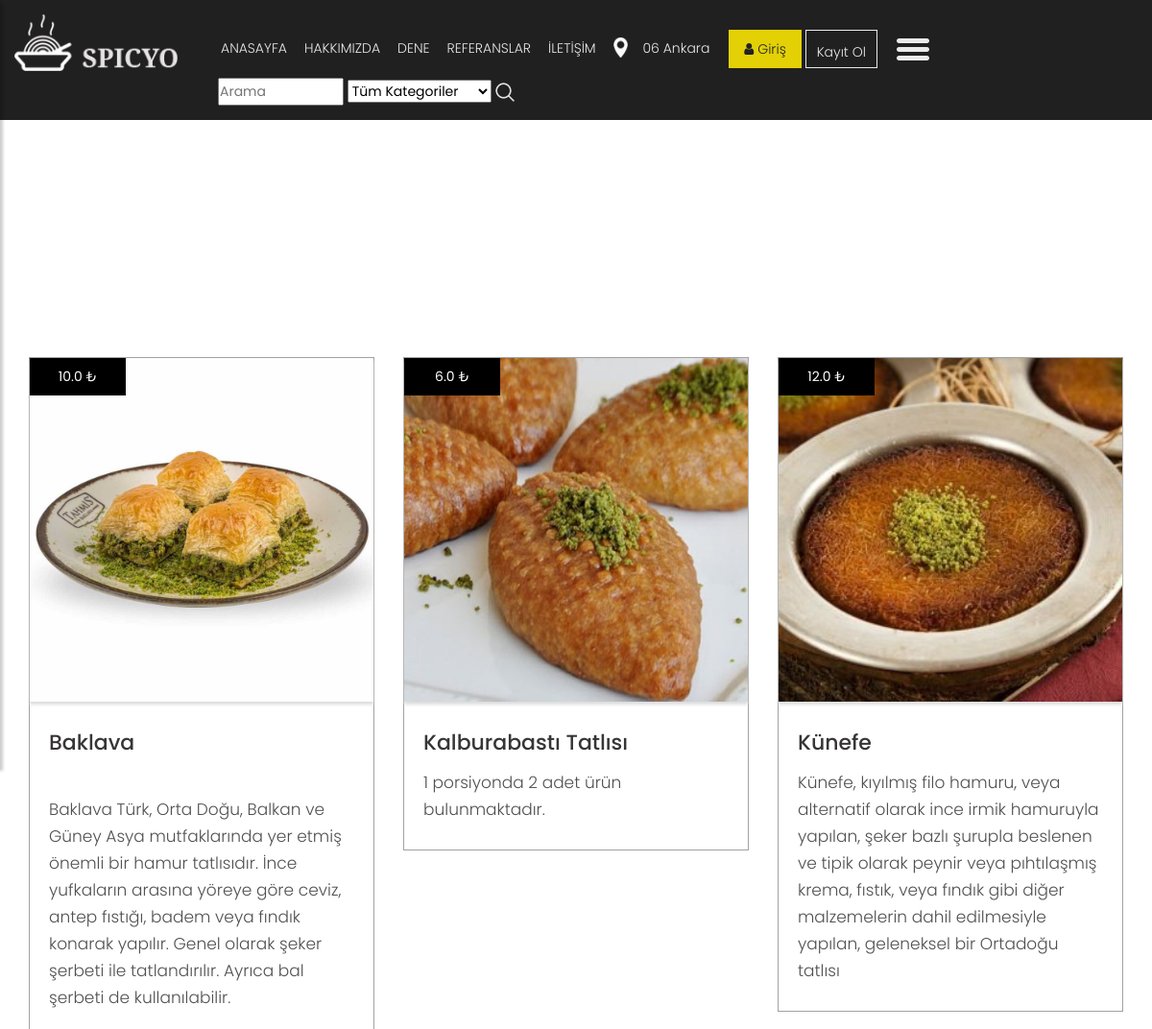
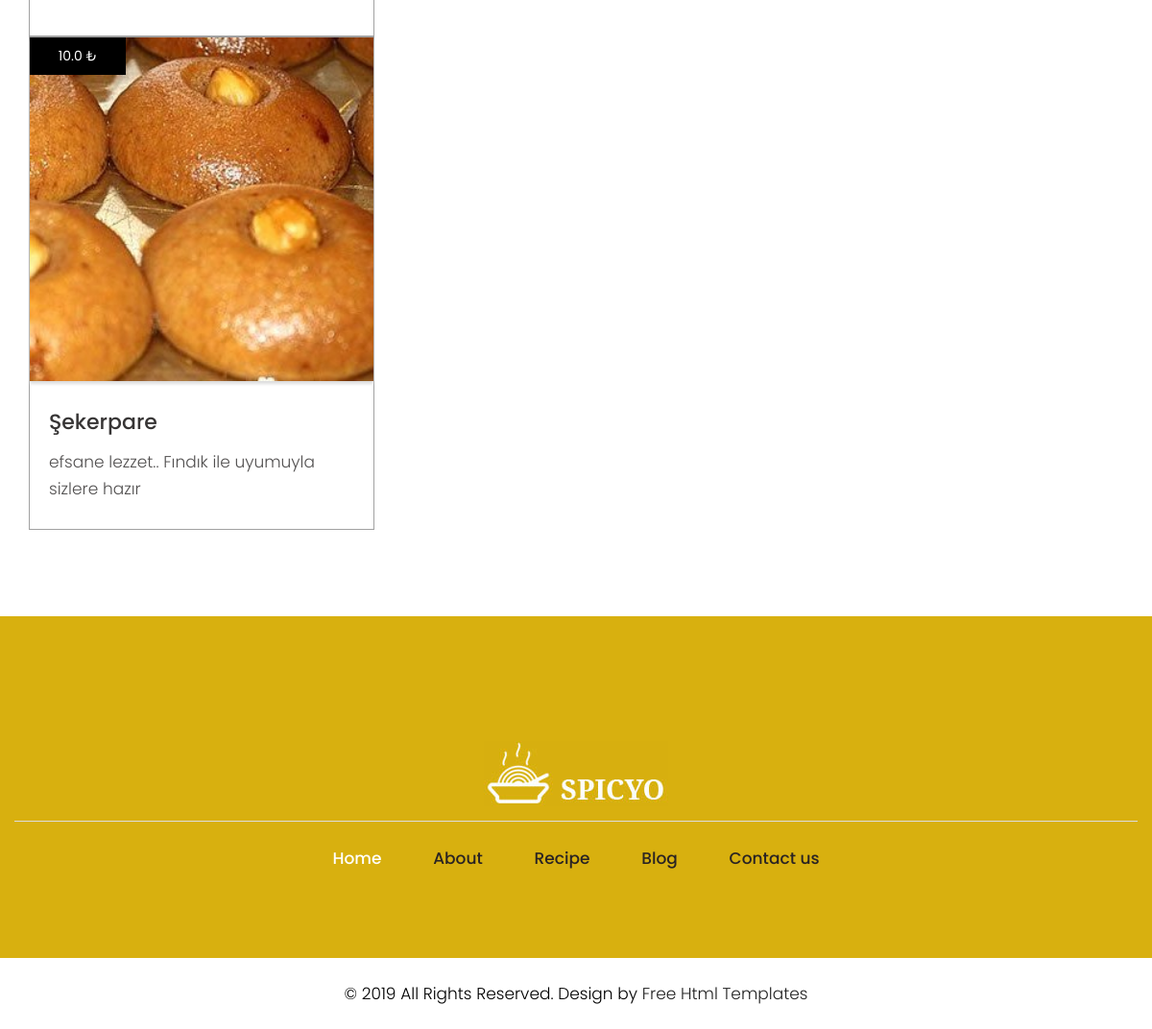
Screenshot of /catagory/22/serbetli-tatli/ with the database file from the repository (2 pictures, top to bottom).
### product/models.py (models this page shows, shortened)
class Product(models.Model):
    STATUS = (
        ('True', 'Evet'),
        ('False', 'Hayır'),
    )
    catagory = models.ForeignKey(Catagory, on_delete=models.CASCADE)
    title = models.CharField(max_length=150)
    keywords = models.CharField(blank=True,max_length=255)
    description = models.CharField(blank=True,max_length=255)
    price = models.FloatField()
    amount = models.IntegerField()
    detail = RichTextUploadingField()
    slug = models.SlugField(null=False, unique=True)
    image = models.ImageField(blank=True, upload_to='images/')
    status = models.CharField(max_length=10, choices=STATUS)
    create_at = models.DateTimeField(auto_now_add=True)
    update_at = models.DateTimeField(auto_now_add=True)
    def image_tag(self):
        return mark_safe('<img src="{}" height="50"/>'.format(self.image.url))
    image_tag.short_description = 'Image'

### home/views.py (the view)
# urls.py: path('catagory/<int:id>/<slug:slug>/', views.catagory_products, name='catagory_products'),
def catagory_products(request,id,slug):
    catagory = Catagory.objects.all()
    catagorydata = Catagory.objects.get(pk=id)
    products = Product.objects.filter(catagory_id=id)
    context = {'products': products,
               'catagory': catagory,
               'catagorydata': catagorydata,
               }
    return render(request,'products.html', context)

### home/templates/products.html (shortened to what this page needs)
{%  extends "homebase.html" %}
{% block content %}
    <div id="breadcrumb">
        <div class="container">
            <ul class="breadcrumb">
                <li><a href="/">Anasayfa</a></li>
                <li class="active">{{ catagorydata.title }}</li>
            </ul>
        </div>
    </div>
    <div class="section">
        <div class="container">
            <div class="row">
                <br/><br/><br/><br/><br/>
                <div class="blog">
                        <div class="row">
                            {% for rs in products %}
                          <div class="col-xl-4 col-lg-4 col-md-4 col-sm-12 mar_bottom">
                            <div class="blog_box">
                              <div class="blog_img_box">
                                <figure><img src="{{ rs.image.url }}" alt="#"/>
                                 <span> {{ rs.price }} ₺ </span>
                                </figure>
                              </div>
                               <a href="/product/{{ rs.id }}/{{ rs.slug }}"><h3>{{ rs.title }}</h3></a>
                              <p> {{ rs.detail | safe }} </p>
                            </div>
                          </div>
                                {% endfor %}
                      </div>
                    </div>
            </div>
        </div>
    </div>
{% endblock %}

### home/templates/homebase.html (shortened to what this page needs)
<!DOCTYPE html>
<html lang="en">
<head>
    {% load static %}
    <link rel="stylesheet" href="{% static 'css/bootstrap.min.css'%}" />
    <link rel="stylesheet" href="{% static 'css/owl.carousel.min.css'%}" />
    <link rel="stylesheet" href="{% static 'css/style.css'%}" />
    <link rel="stylesheet" href="{% static 'css/responsive.css'%}" />
    <link rel="stylesheet" href="https://cdnjs.cloudflare.com/ajax/libs/font-awesome/4.7.0/css/font-awesome.min.css">
    <link rel="stylesheet" href="https://ajax.googleapis.com/ajax/libs/jqueryui/1.11.4/themes/smoothness/jquery-ui.css">
</head>
<body>
{% include 'header.html' %}
{% block content %}{% endblock %}
{% include 'footer.html' %}
</body>
</html>

### home/templates/header.html (shortened to what this page needs)
{% load static %}
{% load mptt_tags %}
    <header>
        <div class="container-fluid">
            <div class="row">
                <div class="col-lg-2 col-md-2">
                    <div class="full">
                          <a class="logo" href="/anasayfa"><img src="{% static 'images/logo.png'%}" alt="#" /></a>
                    </div>
                    <div class="header-search" style="padding: 10px">
                    </div>
                </div>
                <div class="col-md-8">
                    <div class="full">
                        <div class="right_header_info">
                            <ul>
                                <li class="dinone" style="padding: 3px"><a href="/">ANASAYFA</a></li>
                                <li class="dinone" style="padding: 3px"><a href="/hakkimizda">HAKKIMIZDA</a></li>
                                <li class="nav-item dropdown" style="padding: 3px">
                                    <a class="dinone text-uppercase pr-0 " id="navbarDropdownMenuLink" href="/dene" data-toggle="dropdown" aria-haspopup="true" aria-expanded="false">
                                        Dene
                                    </a>
                                </li>
                                <li class="dinone" style="padding: 3px"><a href="/referanslar">REFERANSLAR</a></li>
                                <li class="dinone" style="padding: 3px"><a href="/iletisim">İLETİŞİM</a></li>
                                <li class="dinone" style="padding: 3px"><img style="margin-right: 15px;height: 21px;position: relative;top: -2px;" src="{% static 'images/location_icon.png'%}" alt="#"><a href="#">06 Ankara</a></li>
                                <li class="button_user" style="padding: 3px">
                                    <div class="ht-right">
                                        {% if user.id is not None %}
                                        <a href="/user" class="login-panel" id="navbarDropdownMenuLink" data-toggle="dropdown" aria-haspopup="true" aria-expanded="false"><i class="fa fa-user"></i>
                                                {{ user.first_name }}
                                                <b class="caret"></b></a>
                                                <div class="dropdown-menu " aria-labelledby="navbarDropdownMenuLink">
                                                    <a class=" dinone dropdown-item" style="color: black" href="/user">Hesabım</a>
                                                    <a class=" dinone dropdown-item" style="color: black" href="#">İstek listesi</a>
                                                    <a class=" dinone dropdown-item" style="color: black" href="#">Siparişlerim</a>
                                                    <a class=" dinone dropdown-item" style="color: black" href="#">Yorumlarım</a>
                                                    <a class=" dinone dropdown-item" style="color: black" href="/logout">Çıkış</a>
                                                </div>
                                        {% else %}
                                         <a href="/login" class="button active"><i class="fa fa-user"></i> Giriş</a>
                                        {% endif %}
                                        <a class="button" style="padding: 3px" href="/signup">Kayıt Ol</a>
                                    </div>
                                <li><button type="button" style="padding: 3px" id="sidebarCollapse"><img src="{% static 'images/menu_icon.png'%}" alt="#"></button></li>
                                <li>
                                    <form action="/search/" method="post">
                                        <input id="query" name="query" class="search-query span2" type="text" size="8px" width="1px" placeholder="Arama">
                                        <select name="catid" class="input search-input" style="width: 150px;">
                                            <option value="0">Tüm Kategoriler</option>
                                        </select>
                                        <button class="icon-search" style="background: transparent">
                                            <img style="margin-right: 5px;" src="{% static 'images/search_icon.png'%}" alt="#">
                                        </button>
                                    </form>
                                </li>
                            </ul>
                        </div>
                    </div>
                </div>
            </div>
        </div>
    </header>

### home/templates/sidebar.html (shortened to what this page needs)
{% load static %}
                                {% load mptt_tags %}

### home/templates/footer.html (shortened to what this page needs)
{% load static %}
    <fooetr>
        <div class="footer">
            <div class="container-fluid">
                <div class="row">
                    <div class="col-md-12">
                        <div class="footer_logo">
                          <a href="index.html"><img src="{% static 'images/logo1.jpg'%}" alt="logo" /></a>
                        </div>
                    </div>
                    <div class="col-md-12">
                        <ul class="lik">
                            <li class="active"> <a href="index.html">Home</a></li>
                            <li> <a href="about.html">About</a></li>
                            <li> <a href="recipe.html">Recipe</a></li>
                            <li> <a href="blog.html">Blog</a></li>
                            <li> <a href="contact.html">Contact us</a></li>
                        </ul>
                    </div>
                </div>
            </div>
            <div class="copyright">
                <div class="container">
                    <p>© 2019 All Rights Reserved. Design by<a href="https://html.design/"> Free Html Templates</a></p>
                </div>
            </div>
        </div>
    </fooetr>

### home/static/css/style.css (style rules this page uses)
body { color: #666666; font-size: 14px; font-family: 'poppins', sans-serif; line-height: 1.80857; font-weight: normal; }
a { color: #1f1f1f; text-decoration: none !important; outline: none !important; -webkit-transition: all .3s ease-in-out; -moz-transition: all .3s ease-in-out; -ms-transition: all .3s ease-in-out; -o-transition: all .3s ease-in-out; transition: all .3s ease-in-out; }
h1, h2, h3, h4, h5, h6 { letter-spacing: 0; font-weight: normal; position: relative; padding: 0 0 10px 0; font-weight: normal; line-height: normal; color: #111111; margin: 0 }
h3 { font-size: 18px }
*, *::after, *::before { -webkit-box-sizing: border-box; -moz-box-sizing: border-box; box-sizing: border-box; }
ul, li, ol { margin: 0px; padding: 0px; list-style: none; }
p { margin: 0px; font-weight: 300; font-size: 15px; line-height: 24px; }
a { color: #222222; text-decoration: none; outline: none !important; }
a, .btn { text-decoration: none !important; outline: none !important; -webkit-transition: all .3s ease-in-out; -moz-transition: all .3s ease-in-out; -ms-transition: all .3s ease-in-out; -o-transition: all .3s ease-in-out; transition: all .3s ease-in-out; }
img { max-width: 100%; height: auto; }
button { border: 0; margin: 0; padding: 0; cursor: pointer; }
.full { float: left; width: 100%; }
.full { width: 100%; float: left; margin: 0; padding: 0; }
header { min-height: 90px; background: #212020; padding: 15px 0; position: fixed; width: 100%; top: 0; left: 0; z-index: 998; }
header .container-fluid { max-width: 1850px; }
.right_header_info { width: 100%; float: left; padding: 20px 0 0; }
.right_header_info ul { list-style: none; padding: 0; margin: 0; float: right; }
.right_header_info ul li { display: inline; font-size: 16px; margin-left: 45px; color: #eaeaea; font-weight: 400; float: left; }
.right_header_info ul li a { color: #eaeaea; font-weight: 300; }
.button_user a { float: left; min-width: 75px; height: 35px; text-align: center; line-height: 35px; position: relative; top: -3px; padding: 0 15px; margin: 0 2px; }
.button_user a { float: left; min-width: 75px; height: 40px; text-align: center; line-height: 38px; position: relative; top: -7px; padding: 0 15px; margin: 0 2px; border: solid #eaeaea 1px; }
.button_user a:hover, .button_user a:focus, .button_user a.active { background: #e3d105; color: #fff; border-color: #e3d105; color: #222; }
#sidebarCollapse { background: transparent; }
.blog { padding-top: 180px; }
.blog .blog_box { border:#a1a1a1 solid 1px; background: #fff; }
.blog .blog_box .blog_img_box { background: #fff; box-shadow: #ddd 0px 3px 3px 0px; }
.blog .blog_box .blog_img_box figure { margin:0; position: relative; }
.blog_img_box figure img { width: 100%; }
.blog .blog_box .blog_img_box figure span { background: #000; top: 0; text-align: center; padding: 7px 10px; color: #fff; right: 0; left: 0; position: absolute; width: 100px; }
.blog .blog_box h3 { color: #373535; font-size: 22px; line-height: 25px; font-weight: 500; padding: 0px 20px; padding-top: 30px; padding-bottom: 15px; }
.blog .blog_box p { color: #525050; font-size: 17px; line-height: 28px; padding: 0px 20px; padding-bottom:28px; }
.footer { background: #d8b00f; padding-top:90px; margin-top: 90px; }
.footer_logo { margin-top: 40px; text-align: center; border-bottom: #ddd solid 1px; padding-bottom: 15px; margin-bottom: 15px; }
ul.lik { text-align: center; margin-top: 10px; }
ul.lik li { display: inline-block; }
ul.lik li a { color: #292323; font-size: 17px; line-height: 27px; padding: 0px 25px; font-weight: 500; }
ul.lik li.active a { color: #fff; }
.copyright { background: #fff; margin-top: 90px; }
.copyright p { color: #000; text-align: center; padding: 25px 0px; font-size: 17px; }
#sidebarCollapse { background: transparent; padding: 0; border: none; }
* { margin: 0; padding: 0; }

### home/static/css/responsive.css (style rules this page uses)
@media (min-width: 1200px) and (max-width: 1500px) { .right_header_info ul li { font-size: 14px; margin-left: 12px; } }

### rows the page displays
Product: image (picture), price "10.0", title "Baklava", detail "Baklava Türk, Orta Doğu, Balkan ve Güney Asya mutfaklarında yer etmiş önemli bir hamur tatlısıdır. İnce yufkaların arasına yöreye göre ceviz, antep fıstığı, badem veya fındık konarak yapılır. Genel olarak şeker şerbeti ile tatlandırılır. Ayrıca bal şerbeti de kullanılabilir."
Product: image (picture), price "6.0", title "Kalburabastı Tatlısı", detail "1 porsiyonda 2 adet ürün bulunmaktadır."
Product: image (picture), price "12.0", title "Künefe", detail "Künefe, kıyılmış filo hamuru, veya alternatif olarak ince irmik hamuruyla yapılan, şeker bazlı şurupla beslenen ve tipik olarak peynir veya pıhtılaşmış krema, fıstık, veya fındık gibi diğer malzemelerin dahil edilmesiyle yapılan, geleneksel bir Ortadoğu tatlısı"
Product: image (picture), price "10.0", title "Şekerpare", detail "efsane lezzet.. Fındık ile uyumuyla sizlere hazır"
